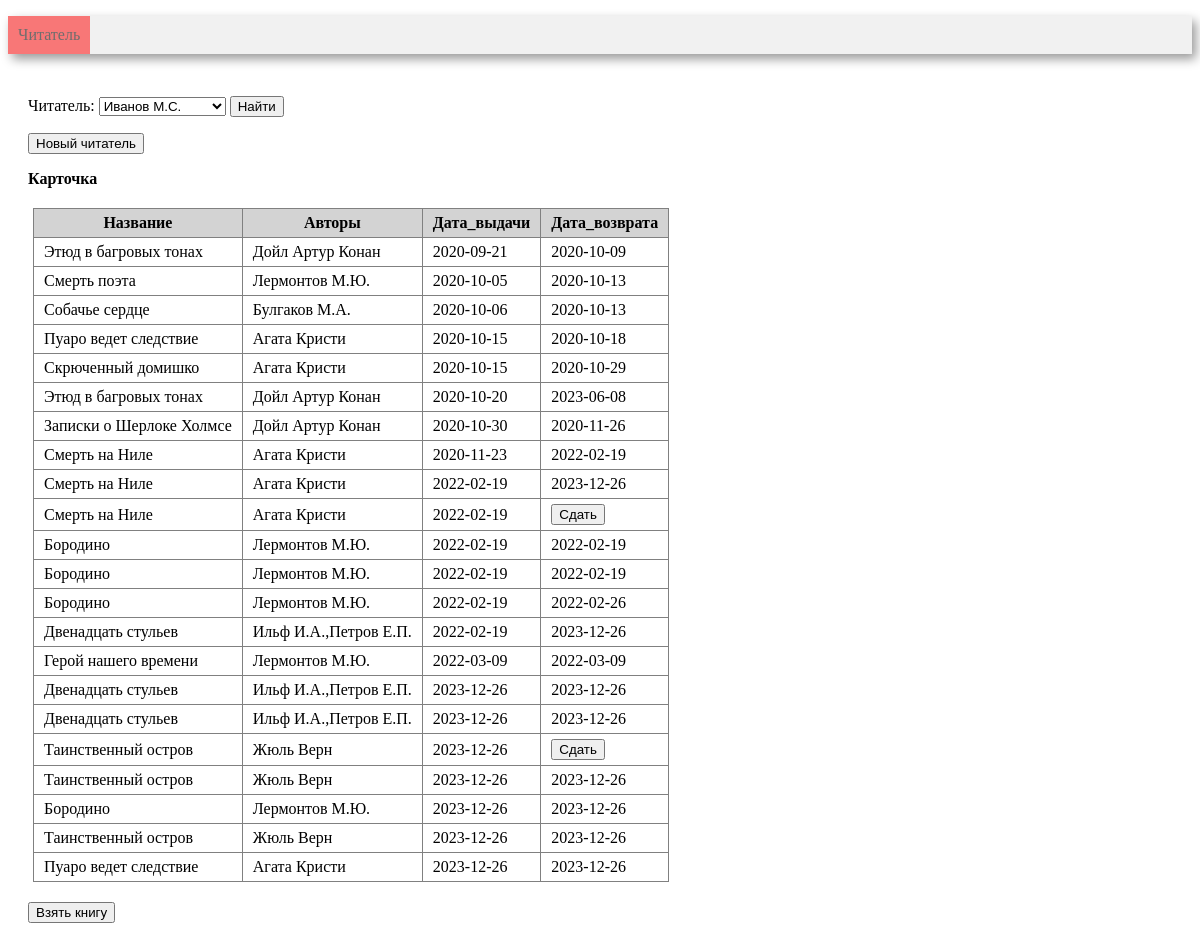
The page / on the database its author committed.
### tables this page shows
CREATE TABLE reader (
       reader_id INTEGER PRIMARY KEY AUTOINCREMENT,
	   reader_name VARCHAR(30)
);

CREATE TABLE book (
      book_id INTEGER PRIMARY KEY AUTOINCREMENT, 
	  title VARCHAR(80),
      genre_id int, 
      publisher_id INT,
      year_publication INT,
      available_numbers INT, 
      FOREIGN KEY (genre_id)  REFERENCES genre (genre_id) ON DELETE CASCADE,
      FOREIGN KEY (publisher_id)  REFERENCES publisher (publisher_id) ON DELETE CASCADE
);

CREATE TABLE book_reader (
      book_reader_id INTEGER PRIMARY KEY AUTOINCREMENT, 
      book_id int, 
      reader_id INT,
	  borrow_date DATE, 
	  return_date DATE,
      FOREIGN KEY (book_id)  REFERENCES book (book_id) ON DELETE CASCADE,
      FOREIGN KEY (reader_id)  REFERENCES reader (reader_id) ON DELETE CASCADE
);

### controllers/index.py (the view)
@app.route('/', methods=['get'])
def index():
    conn = get_db_connection()
    if request.values.get('reader'):
        reader_id = int(request.values.get('reader'))
        session['reader_id'] = reader_id
    elif request.values.get('new_reader'):
        new_reader = request.values.get('new_reader')
        session['reader_id'] = get_new_reader(conn, new_reader)
    elif request.values.get('book'):
        book_id = int(request.values.get('book'))
        borrow_book(conn, book_id, session['reader_id'])
    elif request.values.get('noselect'):
        a = 1
    elif request.values.get('give'):
        return_book(conn, request.values.get('give'))
    elif request.values.get('add'):
        reader_id = get_new_reader(conn, request.values.get('name'))
        session['reader_id'] = reader_id
    elif request.values.get('take'):
        borrow_book(conn, str(request.values.get('take')), str(session['reader_id']))
    elif request.values.get('cancel'):
        session['reader_id']= session['reader_id']
    else:
        session['reader_id']= 1
    df_reader = get_reader(conn)
    df_book_reader = get_book_reader(conn, session['reader_id'])
    html = render_template(
        'index.html',
        reader_id = session['reader_id'],
        combo_box = df_reader,
        book_reader = df_book_reader,
        len = len )
    return html

### models/index_model.py (called while the page is built)
def get_reader(conn):
    return pandas.read_sql( '''
    SELECT * FROM reader
    ''', conn)

def get_book_reader(conn, reader_id):
    return pandas.read_sql('''
    WITH get_authors( book_id, authors_name)
    AS(
    SELECT book_id, GROUP_CONCAT(author_name)
    FROM author JOIN book_author USING(author_id)
    GROUP BY book_id
    )
    SELECT title AS Название, authors_name AS Авторы,
    borrow_date AS Дата_выдачи, return_date AS Дата_возврата,
    book_reader_id
    FROM reader
    JOIN book_reader USING(reader_id)
    JOIN book USING(book_id)
    JOIN get_authors USING(book_id)
    WHERE reader.reader_id = :id
    ORDER BY 3
    ''', conn, params={"id": reader_id})

### utils.py (called while the page is built)
def get_db_connection():
    return sqlite3.connect('library.sqlite')

### templates/index.html (shortened to what this page needs)
<!DOCTYPE HTML>
<html>
<head>
    <link rel="stylesheet" type="text/css" href="\static\CSS\style.css" />
    {% macro render_table(table_1, relation_1, id) %}
    <p>
        <b>{{table_1}} </b>
    </p>
    {% set n = relation_1|length %}
    <table>
        <tr>
            {% for name in relation_1.dtypes.index %}
            {% if name != id %}
            <th>{{name}}</th>
            {% endif %}
            {% endfor %}
        </tr>
        <tbody>
        {% for i in range(n) %}
        <tr>
            {% for name in relation_1.dtypes.index %}
            {% if name != id %}
            {% if relation_1.loc[i, name] == None %}
            <td><button name="give" value={{relation_1.loc[i,id]}}>Сдать</button></td>
            {% else %}
            <td> {{ relation_1.loc[i, name] }} </td>
            {% endif %}
            {% endif %}
            {% endfor %}
        </tr>
        {% endfor %}
        </tbody>
    </table>
    {% endmacro %}
    {% macro make_field() %}
        <select name="reader">
            {% set n = len(combo_box) %}
            {% for i in range(n) %}
            {% set id_r = combo_box.loc[i, "reader_id"] %}
            {% if id_r == reader_id %}
            <option selected value={{id_r}}>
                {% else %}
            <option value={{id_r}}>
                {% endif %}
                {{ combo_box.loc[i, "reader_name"] }}
            </option>
            {% endfor %}
        </select>
    {% endmacro %}
</head>
<body>
<div class="menu">
    <ul>
        <li class ="active"><a href={{url_for("index")}}>Читатель</a></li>
    </ul>
</div>
<div class="block">
    <p>
    <form action='' method ="get"> Читатель:
    {{ make_field() }}
    <input type="submit" value="Найти">
</form>
    </p>
    <p>
    <form action ="{{url_for('new_reader')}}" method="get">
        <input type="submit" value="Новый читатель">
    </form>
    </p>
    <form action='' method ="get">
        {{ render_table("Карточка",book_reader, "book_reader_id") }}
    </form>
    <p>
    <form action ={{url_for('search')}} method="get">
        <input type="submit" value="Взять книгу">
    </form>
    </p>
</div>
</body>
</html>

### static/CSS/style.css (style rules this page uses)
.menu { background-color: #f1f1f1; box-shadow: 4px 5px 10px rgba(0, 0, 0, 0.4); width: 100%; }
.menu li { display: inline-block; vertical-align: top; padding: 10px; color: #6f6d6d; }
.menu a { text-decoration: none; color: #6f6d6d; }
.menu ul { padding: 0px; }
.active { background-color: #f87777; color: #f8f8f8; }
.block { padding: 10px 20px; }
table { margin: 20px 5px; border-collapse:collapse; }
table td, th { padding: 5px 10px; border: thin solid grey; }
table th { background: LightGray; }

### rows shown on the page
reader: reader "Иванов М.С."
book: title "Этюд в багровых тонах" "Этюд в багровых тонах"
book_reader: borrow_date "2020-09-21" "2020-10-09"
book: title "Смерть поэта"
book_reader: borrow_date "2020-10-05" "2020-10-13"
book: title "Собачье сердце"
book_reader: borrow_date "2020-10-06" "2020-10-13"
book: title "Пуаро ведет следствие" "Пуаро ведет следствие"
book_reader: borrow_date "2020-10-15" "2020-10-18"
book: title "Скрюченный домишко"
book_reader: borrow_date "2020-10-15" "2020-10-29"
book_reader: borrow_date "2020-10-20" "2023-06-08"
book: title "Записки о Шерлоке Холмсе"
book_reader: borrow_date "2020-10-30" "2020-11-26"
book: title "Смерть на Ниле" "Смерть на Ниле" "Смерть на Ниле"
book_reader: borrow_date "2020-11-23" "2022-02-19"
book_reader: borrow_date "2022-02-19" "2023-12-26"
book_reader: borrow_date "2022-02-19"
book: title "Бородино" "Бородино" "Бородино" "Бородино"
book_reader: borrow_date "2022-02-19" "2022-02-19"
book_reader: borrow_date "2022-02-19" "2022-02-19"
book_reader: borrow_date "2022-02-19" "2022-02-26"
book: title "Двенадцать стульев" "Двенадцать стульев" "Двенадцать стульев"
book_reader: borrow_date "2022-02-19" "2023-12-26"
book: title "Герой нашего времени"
book_reader: borrow_date "2022-03-09" "2022-03-09"
book_reader: borrow_date "2023-12-26" "2023-12-26"
book_reader: borrow_date "2023-12-26" "2023-12-26"
book: title "Таинственный остров" "Таинственный остров" "Таинственный остров"
book_reader: borrow_date "2023-12-26"
book_reader: borrow_date "2023-12-26" "2023-12-26"
book_reader: borrow_date "2023-12-26" "2023-12-26"
book_reader: borrow_date "2023-12-26" "2023-12-26"
book_reader: borrow_date "2023-12-26" "2023-12-26"

### other values the page prints
{{ table_1 }} "Карточка"
{{ name }} "Название" "Авторы" "Дата_выдачи" "Дата_возврата"
{{ relation_1.loc[i, name] }} "Дойл Артур Конан" "Лермонтов М.Ю." "Булгаков М.А." "Агата Кристи" "Агата Кристи" "Дойл Артур Конан" "Дойл Артур Конан" "Агата Кристи" "Агата Кристи" "Агата Кристи" "Лермонтов М.Ю." "Лермонтов М.Ю." "Лермонтов М.Ю." "Ильф И.А.,Петров Е.П." "Лермонтов М.Ю." "Ильф И.А.,Петров Е.П." "Ильф И.А.,Петров Е.П." "Жюль Верн" "Жюль Верн" "Лермонтов М.Ю." "Жюль Верн" "Агата Кристи"
